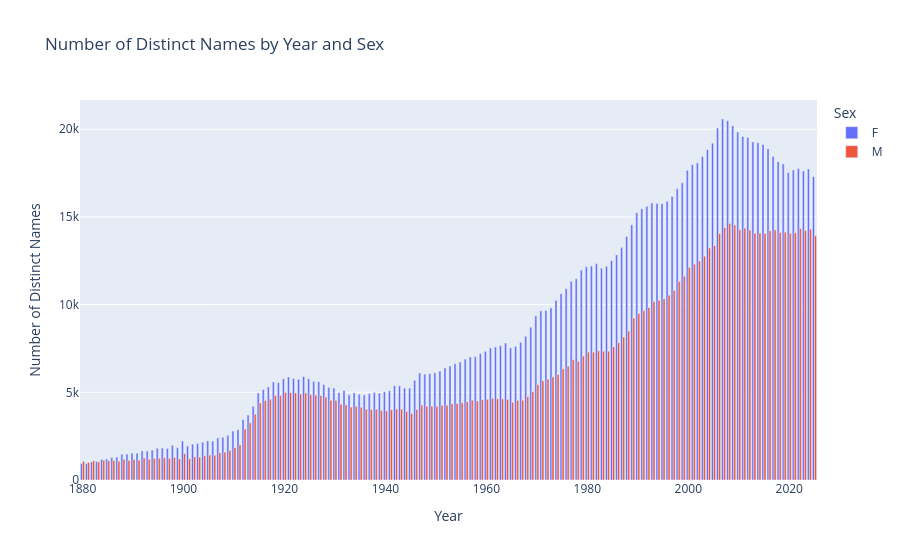

Notebook cell for this chart:
### Markdown cell above
Exploratory Analysis
    
    - Number of Records: 2.2M (375m names, 189m Male, 185m Female)
    
    - Number of Years Captured: 146
    
    - Total Distinct Names: 106k (45k Males, 72k Females, 12k Shared Names)

Data Quality Issues:

### Code cell
# Number of Distinct Male and Female Names by year
names_per_year = (
    name_data
    .group_by("year", "sex")
    .agg(pl.col("name").n_unique().alias("n_names"))
    .sort("year")
)

px.bar(
    names_per_year,
    x="year",
    y="n_names",
    color="sex",
    barmode="group",
    title="Number of Distinct Names by Year and Sex",
    labels={"year": "Year", "n_names": "Number of Distinct Names", "sex": "Sex"},
)

### Figure 1 — Plotly figure (JSON) as saved in the notebook; plotly's stock layout.template omitted (floating-point values rounded to 4 significant figures; data arrays with more than 128 entries replaced by an {"elided": "..."} marker saying what was removed)
{"data": [{"alignmentgroup": "True", "hovertemplate": "Sex=F<br>Year=%{x}<br>Number of Distinct Names=%{y}<extra></extra>", "legendgroup": "F", "marker": {"color": "#636efa", "pattern": {"shape": ""}}, "name": "F", "offsetgroup": "F", "orientation": "v", "showlegend": true, "textposition": "auto", "type": "bar", "x": {"elided": "146 int values"}, "xaxis": "x", "y": {"elided": "146 int values"}, "yaxis": "y"}, {"alignmentgroup": "True", "hovertemplate": "Sex=M<br>Year=%{x}<br>Number of Distinct Names=%{y}<extra></extra>", "legendgroup": "M", "marker": {"color": "#EF553B", "pattern": {"shape": ""}}, "name": "M", "offsetgroup": "M", "orientation": "v", "showlegend": true, "textposition": "auto", "type": "bar", "x": {"elided": "146 int values"}, "xaxis": "x", "y": {"elided": "146 int values"}, "yaxis": "y"}], "layout": {"barmode": "group", "legend": {"title": {"text": "Sex"}, "tracegroupgap": 0}, "title": {"text": "Number of Distinct Names by Year and Sex"}, "xaxis": {"anchor": "y", "domain": [0, 1], "title": {"text": "Year"}}, "yaxis": {"anchor": "x", "domain": [0, 1], "title": {"text": "Number of Distinct Names"}}}}
